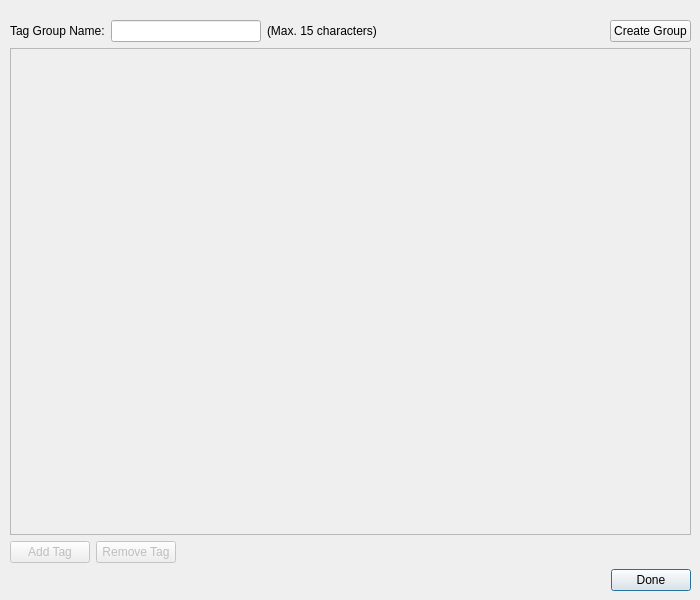
<?xml version="1.0" encoding="UTF-8"?>
<ui version="4.0">
 <class>EditTagDefinition</class>
 <widget class="QDialog" name="EditTagDefinition">
  <property name="geometry">
   <rect>
    <x>0</x>
    <y>0</y>
    <width>700</width>
    <height>600</height>
   </rect>
  </property>
  <property name="sizePolicy">
   <sizepolicy hsizetype="Fixed" vsizetype="Fixed">
    <horstretch>0</horstretch>
    <verstretch>0</verstretch>
   </sizepolicy>
  </property>
  <property name="minimumSize">
   <size>
    <width>700</width>
    <height>600</height>
   </size>
  </property>
  <property name="maximumSize">
   <size>
    <width>700</width>
    <height>600</height>
   </size>
  </property>
  <property name="windowTitle">
   <string>Edit/Create Tag Definitions</string>
  </property>
  <property name="modal">
   <bool>true</bool>
  </property>
  <widget class="QWidget" name="">
   <property name="geometry">
    <rect>
     <x>10</x>
     <y>20</y>
     <width>681</width>
     <height>571</height>
    </rect>
   </property>
   <layout class="QGridLayout" name="dialogGrid">
    <item row="3" column="2">
     <spacer name="hSpacer4">
      <property name="orientation">
       <enum>Qt::Horizontal</enum>
      </property>
      <property name="sizeHint" stdset="0">
       <size>
        <width>40</width>
        <height>20</height>
       </size>
      </property>
     </spacer>
    </item>
    <item row="2" column="2" colspan="2">
     <spacer name="hSpacer3">
      <property name="orientation">
       <enum>Qt::Horizontal</enum>
      </property>
      <property name="sizeHint" stdset="0">
       <size>
        <width>358</width>
        <height>20</height>
       </size>
      </property>
     </spacer>
    </item>
    <item row="2" column="1">
     <widget class="QPushButton" name="buttonRemoveTag">
      <property name="enabled">
       <bool>false</bool>
      </property>
      <property name="text">
       <string>Remove Tag</string>
      </property>
     </widget>
    </item>
    <item row="1" column="0" colspan="4">
     <widget class="QTableView" name="table">
      <property name="enabled">
       <bool>false</bool>
      </property>
     </widget>
    </item>
    <item row="2" column="0">
     <widget class="QPushButton" name="buttonAddTag">
      <property name="enabled">
       <bool>false</bool>
      </property>
      <property name="text">
       <string>Add Tag</string>
      </property>
     </widget>
    </item>
    <item row="0" column="0" colspan="4">
     <layout class="QHBoxLayout" name="hLayout1">
      <item>
       <widget class="QLabel" name="label_groupName">
        <property name="text">
         <string>Tag Group Name:</string>
        </property>
       </widget>
      </item>
      <item>
       <widget class="QLineEdit" name="groupName">
        <property name="sizePolicy">
         <sizepolicy hsizetype="Fixed" vsizetype="Preferred">
          <horstretch>0</horstretch>
          <verstretch>0</verstretch>
         </sizepolicy>
        </property>
        <property name="minimumSize">
         <size>
          <width>150</width>
          <height>0</height>
         </size>
        </property>
        <property name="maximumSize">
         <size>
          <width>150</width>
          <height>16777215</height>
         </size>
        </property>
        <property name="inputMask">
         <string/>
        </property>
        <property name="maxLength">
         <number>15</number>
        </property>
       </widget>
      </item>
      <item>
       <widget class="QLabel" name="label_groupHelp">
        <property name="text">
         <string>(Max. 15 characters)</string>
        </property>
       </widget>
      </item>
      <item>
       <spacer name="hSpacer1">
        <property name="orientation">
         <enum>Qt::Horizontal</enum>
        </property>
        <property name="sizeHint" stdset="0">
         <size>
          <width>40</width>
          <height>20</height>
         </size>
        </property>
       </spacer>
      </item>
      <item>
       <widget class="QPushButton" name="buttonCreateRemove">
        <property name="text">
         <string>Create Group</string>
        </property>
       </widget>
      </item>
     </layout>
    </item>
    <item row="3" column="3">
     <widget class="QPushButton" name="buttonDone">
      <property name="text">
       <string>Done</string>
      </property>
      <property name="default">
       <bool>true</bool>
      </property>
     </widget>
    </item>
   </layout>
  </widget>
 </widget>
 <resources/>
 <connections/>
</ui>
